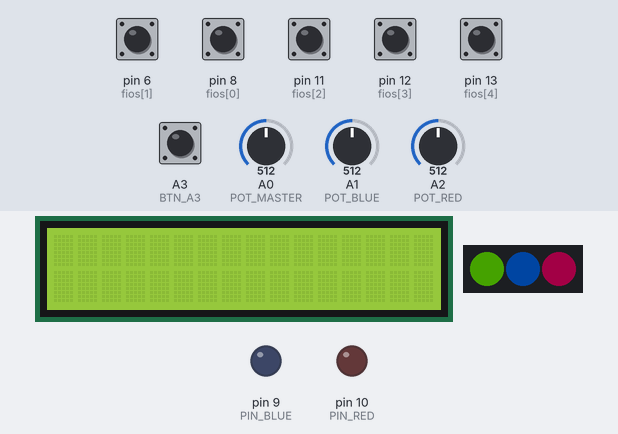
Recording of a sketch running on a simulated Arduino Uno, built with avr-gcc and run on an emulated ATmega328P. On the bench: 16×2 character LCD, 3 RGB LEDs in strip order, left to right, output pins drawn as LEDs (lit = HIGH). The inputs (shaded band) are chosen by the test bench; at power-on: A3 (BTN_A3), pin 6 (fios[1]), pin 8 (fios[0]), pin 11 (fios[2]), pin 12 (fios[3]), pin 13 (fios[4]) HIGH, A1 (POT_BLUE) = 512, A2 (POT_RED) = 512, A0 (POT_MASTER) = 512. Dim RGB values are drawn brighter than linear.

Above: at 1.2 s.
1.3 s: A3 (BTN_A3) pulled LOW for 0.15 s
At 2.1 s:
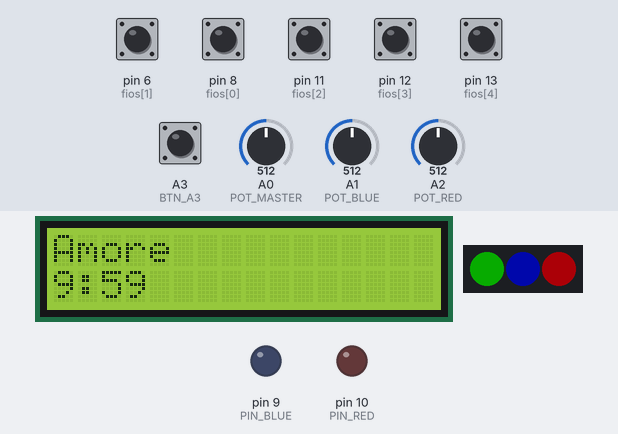
4.4 s: pin 6 (fios[1]) pulled LOW for 0.15 s
At 4.73 s:
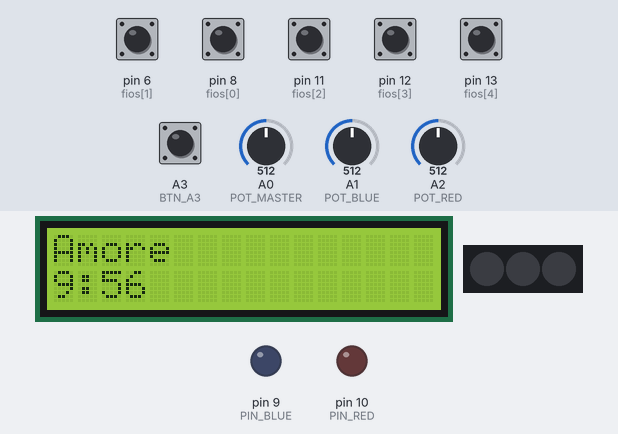
5.1 s: pin 13 (fios[4]) pulled LOW for 1 s
At 6.53 s:
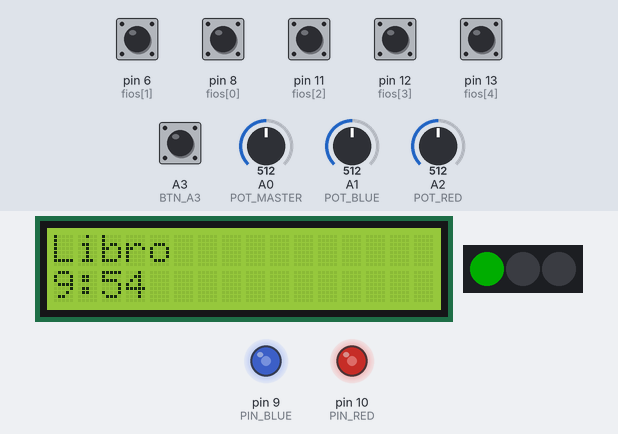
6.7 s: A3 (BTN_A3) pulled LOW for 1 s
At 6.78 s:
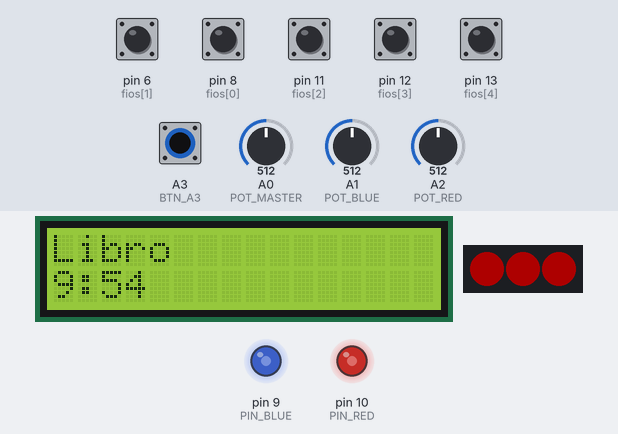
8.3 s: A1 (POT_BLUE) set to 306
11.3 s: A2 (POT_RED) set to 306
Timing chart, 0 to 15.3 s (numbered marks = the images above; inputs shaded):
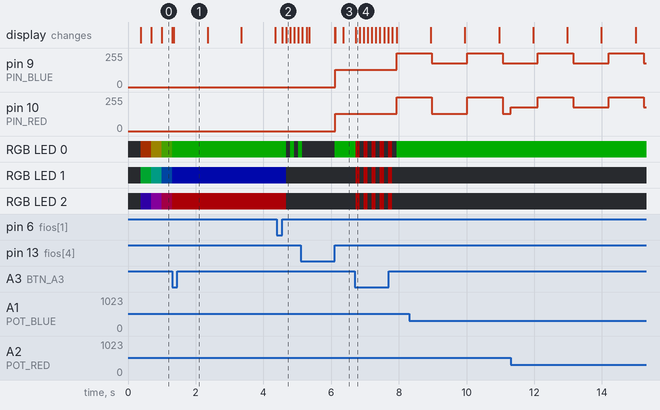

The sketch:

KTANE.ino
```cpp
#include <Wire.h>
#include <LiquidCrystal_I2C.h>
#include <Adafruit_NeoPixel.h>

// LCD
LiquidCrystal_I2C lcd_1(0x27, 16, 2);

// NEOPIXEL
#define PIN 2
#define NUM_LEDS 3
Adafruit_NeoPixel strip(NUM_LEDS, PIN, NEO_GRB + NEO_KHZ800);

// BOTÃO
#define BTN_A3 A3
bool ultimoBotao = HIGH;

// FIOS
int fios[5] = {8, 6, 11, 12, 13};
bool estadoFios[5];

// SWITCHES
int switches[4] = {3, 4, 5, 7};
int etapaSwitch = 1;

// POTENCIÔMETROS
#define POT_MASTER A0
#define POT_BLUE   A1
#define POT_RED    A2

#define PIN_BLUE 9
#define PIN_RED  10

int etapaPot = 1;

// TIMER
long tempoRestante = 600;
unsigned long ultimoSegundo = 0;

// ESTADOS
enum Estado {
  IDLE,
  FIOS1,
  FIOS2,
  POT,
  SWITCHES,
  SUCESSO,
  ERRO_TOTAL
};

Estado estadoAtual = IDLE;

// CONTROLE
bool fio2Removido = false;

// LEDS FIXOS
bool ledFiosOK = false;
bool ledPotOK = false;
bool ledSwitchOK = false;

// RAINBOW
uint8_t j = 0;

uint32_t Wheel(byte pos) {
  pos = 255 - pos;
  if (pos < 85) return strip.Color(255 - pos * 3, 0, pos * 3);
  if (pos < 170) {
    pos -= 85;
    return strip.Color(0, pos * 3, 255 - pos * 3);
  }
  pos -= 170;
  return strip.Color(pos * 3, 255 - pos * 3, 0);
}

void rainbow() {
  delay(15);
  for (int i = 0; i < NUM_LEDS; i++)
    strip.setPixelColor(i, Wheel((i * 256 / NUM_LEDS + j) & 255));
  strip.show();
  j++;
}

// BOTÃO
bool botaoPressionado() {
  bool leitura = digitalRead(BTN_A3);

  if (ultimoBotao == HIGH && leitura == LOW) {
    ultimoBotao = leitura;
    delay(20);
    return true;
  }

  ultimoBotao = leitura;
  return false;
}

// RESTAURA LEDs FIXOS
void restaurarLeds() {
  strip.clear();

  if (ledFiosOK)
    strip.setPixelColor(0, strip.Color(0, 255, 0));

  if (ledPotOK)
    strip.setPixelColor(1, strip.Color(0, 255, 0));

  if (ledSwitchOK)
    strip.setPixelColor(2, strip.Color(0, 255, 0));

  strip.show();
}

// EFEITOS
void erro() {
  for (int k = 0; k < 5; k++) {
    for (int i = 0; i < NUM_LEDS; i++)
      strip.setPixelColor(i, strip.Color(255, 0, 0));
    strip.show();
    delay(120);

    strip.clear();
    strip.show();
    delay(120);
  }

  tempoRestante -= 15;
  restaurarLeds();
}

void acertoEtapa(int ledIndex) {
  for (int k = 0; k < 3; k++) {
    strip.setPixelColor(ledIndex, strip.Color(0, 255, 0));
    strip.show();
    delay(120);
    strip.clear();
    strip.show();
    delay(120);
  }

  restaurarLeds();
}

void acertoModulo(int ledIndex) {
  if (ledIndex == 0) ledFiosOK = true;
  if (ledIndex == 1) ledPotOK = true;
  if (ledIndex == 2) ledSwitchOK = true;

  restaurarLeds();
}

// TIMER
void atualizarTimer() {
  if (estadoAtual == SUCESSO) return;

  if (millis() - ultimoSegundo >= 1000) {
    ultimoSegundo = millis();
    tempoRestante--;

    if (tempoRestante <= 0) {
      estadoAtual = ERRO_TOTAL;
    }
  }
}

void mostrarTimer() {
  int min = tempoRestante / 60;
  int seg = tempoRestante % 60;

  lcd_1.setCursor(0, 1);

  if (seg < 10)
    lcd_1.print(String(min) + ":0" + String(seg) + " ");
  else
    lcd_1.print(String(min) + ":" + String(seg) + " ");
}

// POT
void lerPot(int &blue, int &red, int &master) {
  blue   = analogRead(POT_BLUE);
  red    = analogRead(POT_RED);
  master = analogRead(POT_MASTER);
}

void atualizarRGB(int blue, int red, int master) {

  int b = map(blue, 0, 1023, 0, 255);
  int r = map(red,  0, 1023, 0, 255);

  if (master < 50) {
    analogWrite(PIN_BLUE, 255);
    analogWrite(PIN_RED, 255);
    return;
  }

  if (master > 1000) {
    analogWrite(PIN_BLUE, 255 - b);
    analogWrite(PIN_RED, 255 - r);
    return;
  }

  int tempo = map(master, 0, 1023, 2000, 80);

  static unsigned long t = 0;
  static bool estado = false;

  if (millis() - t >= tempo) {
    t = millis();
    estado = !estado;
  }

  if (estado) {
    analogWrite(PIN_BLUE, 255 - b);
    analogWrite(PIN_RED, 255 - r);
  } else {
    analogWrite(PIN_BLUE, 255);
    analogWrite(PIN_RED, 255);
  }
}

bool verificarPot(int etapa, int blue, int red, int master) {
  if (etapa == 1)
    return (master<=20 && blue>=400 && blue<=650 && red>=990); //Desligado/ Meio/ Máximo

  if (etapa == 2)
    return (master>=1000 && red>=1000 && blue<=35); //Máximo/ Máximo/ Mínimo

  if (etapa == 3)
    return (master>=1000 && red>=1000 && blue>=1000); //Máximo/ Máximo/ Máximo

  return false;
}

// SWITCHES
bool verificarSwitches(int etapa) {

  int s1 = digitalRead(3) == LOW ? 1 : 0; // SW1
  int s2 = digitalRead(4) == LOW ? 1 : 0; // SW2
  int s3 = digitalRead(5) == LOW ? 1 : 0; // SW3
  int s4 = digitalRead(7) == LOW ? 1 : 0; // SW4

  if (etapa == 1) return (s1==1 && s2==0 && s3==1 && s4==1); // 1011
  if (etapa == 2) return (s1==0 && s2==0 && s3==0 && s4==1); // 0001
  if (etapa == 3) return (s1==1 && s2==1 && s3==0 && s4==0); // 1100

  return false;
}

// SETUP
void setup() {
  Serial.begin(9600);

  lcd_1.init();
  lcd_1.backlight();

  pinMode(BTN_A3, INPUT_PULLUP);

  for (int i = 0; i < 5; i++) {
    pinMode(fios[i], INPUT_PULLUP);
    estadoFios[i] = digitalRead(fios[i]);
  }

  for (int i = 0; i < 4; i++)
    pinMode(switches[i], INPUT_PULLUP);

  pinMode(PIN_BLUE, OUTPUT);
  pinMode(PIN_RED, OUTPUT);

  strip.begin();
  strip.setBrightness(50);
  strip.show();
}

// LOOP
void loop() {

  if (estadoAtual == IDLE) {
    rainbow();
    if (botaoPressionado()) {
      estadoAtual = FIOS1;
      lcd_1.clear();
    }
  }
  // Fios ---------------
  else if (estadoAtual == FIOS1 || estadoAtual == FIOS2) {

    atualizarTimer();

    lcd_1.setCursor(0, 0);
    lcd_1.print(estadoAtual == FIOS1 ? "Amore" : "Casa");
    mostrarTimer();

    for (int i = 0; i < 5; i++) {

      bool leitura = digitalRead(fios[i]);

      if (leitura == HIGH && estadoFios[i] == LOW) {

        if (i == 1 && estadoAtual == FIOS1) {
          acertoEtapa(0);
          estadoAtual = FIOS2;
          fio2Removido = true;
        }

        else if (i == 4 && estadoAtual == FIOS2 && fio2Removido) {
          acertoModulo(0);
          estadoAtual = POT;
          lcd_1.clear();
        }

        else {
          erro();
        }
      }

      estadoFios[i] = leitura;
    }
  }
  // Potenciometros ------------
  else if (estadoAtual == POT) {

    atualizarTimer();

    lcd_1.setCursor(0, 0);

    if (etapaPot == 1) lcd_1.print("Libro");
    if (etapaPot == 2) lcd_1.print("Cielo");
    if (etapaPot == 3) lcd_1.print("Acqua");

    mostrarTimer();

    int blue, red, master;
    lerPot(blue, red, master);
    atualizarRGB(blue, red, master);

    if (botaoPressionado()) {

      if (verificarPot(etapaPot, blue, red, master)) {

        acertoEtapa(1);
        etapaPot++;

        if (etapaPot > 3) {
          acertoModulo(1);
          estadoAtual = SWITCHES;
          lcd_1.clear();
        }
      } else {
        erro();
      }
    }
  }

  // Interruptores -----------------------
  else if (estadoAtual == SWITCHES) {

    atualizarTimer();

    lcd_1.setCursor(0, 0);

    if (etapaSwitch == 1) lcd_1.print("Sole");
    if (etapaSwitch == 2) lcd_1.print("Strada");
    if (etapaSwitch == 3) lcd_1.print("Tempo");

    mostrarTimer();

    // DEBUG SWITCHES
    int s1 = digitalRead(3) == LOW ? 1 : 0;
    int s2 = digitalRead(4) == LOW ? 1 : 0;
    int s3 = digitalRead(5) == LOW ? 1 : 0;
    int s4 = digitalRead(7) == LOW ? 1 : 0;

    Serial.print("SW: ");
    Serial.print(s1);
    Serial.print(s2);
    Serial.print(s3);
    Serial.println(s4);

    delay(200);

    if (verificarSwitches(etapaSwitch)) {

      etapaSwitch++;
      delay(300);

      if (etapaSwitch > 3) {
        acertoModulo(2);
        estadoAtual = SUCESSO;
        lcd_1.clear();
      }
    }
  }

  else if (estadoAtual == SUCESSO) {

    lcd_1.setCursor(0, 0);
    lcd_1.print("Successo");

    restaurarLeds();
  }

  else if (estadoAtual == ERRO_TOTAL) {

    for (int i = 0; i < NUM_LEDS; i++)
      strip.setPixelColor(i, strip.Color(255, 0, 0));

    strip.show();
  }
}
```

Measured:
- after the input at 1.3 s, the display: changes after 0.05 s (image 1)
- after the input at 4.4 s, RGB LED 0: alternates RGB(0, 50, 0) for 0.12 s and off for 0.12 s, starting after 0.15 s; RGB LED 1: RGB(0, 2, 47) → off after 0.27 s; RGB LED 2: RGB(47, 0, 2) → off after 0.27 s
- after the input at 5.1 s, pin 9 (PIN_BLUE), pin 10 (PIN_RED): 0/255 → 128/255 after 1.0 s; the display: first differs from a run without the input after 1.0 s (image 3 shows a later state)
